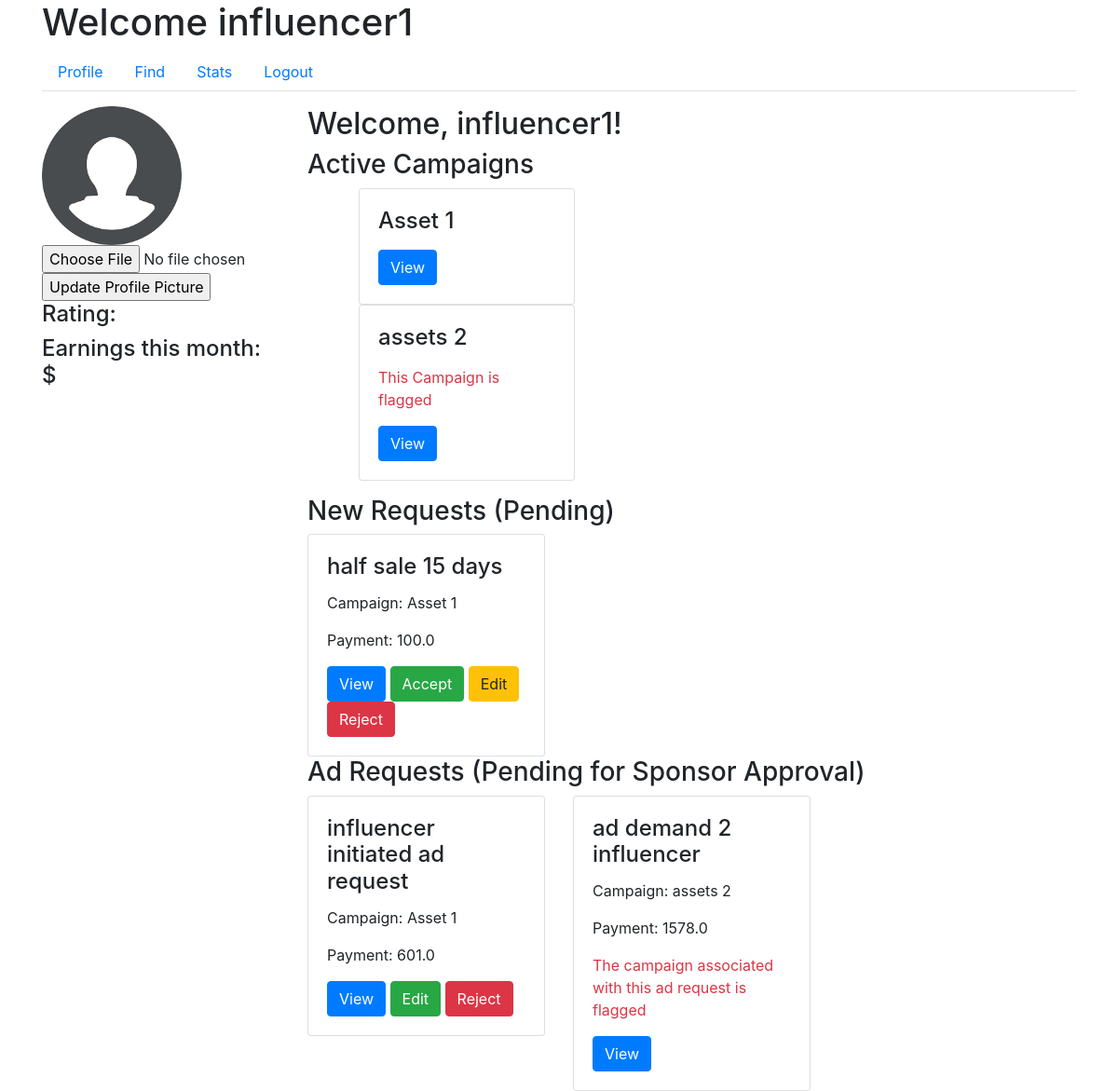
The app's page /influencer/profile (signed in), older data.
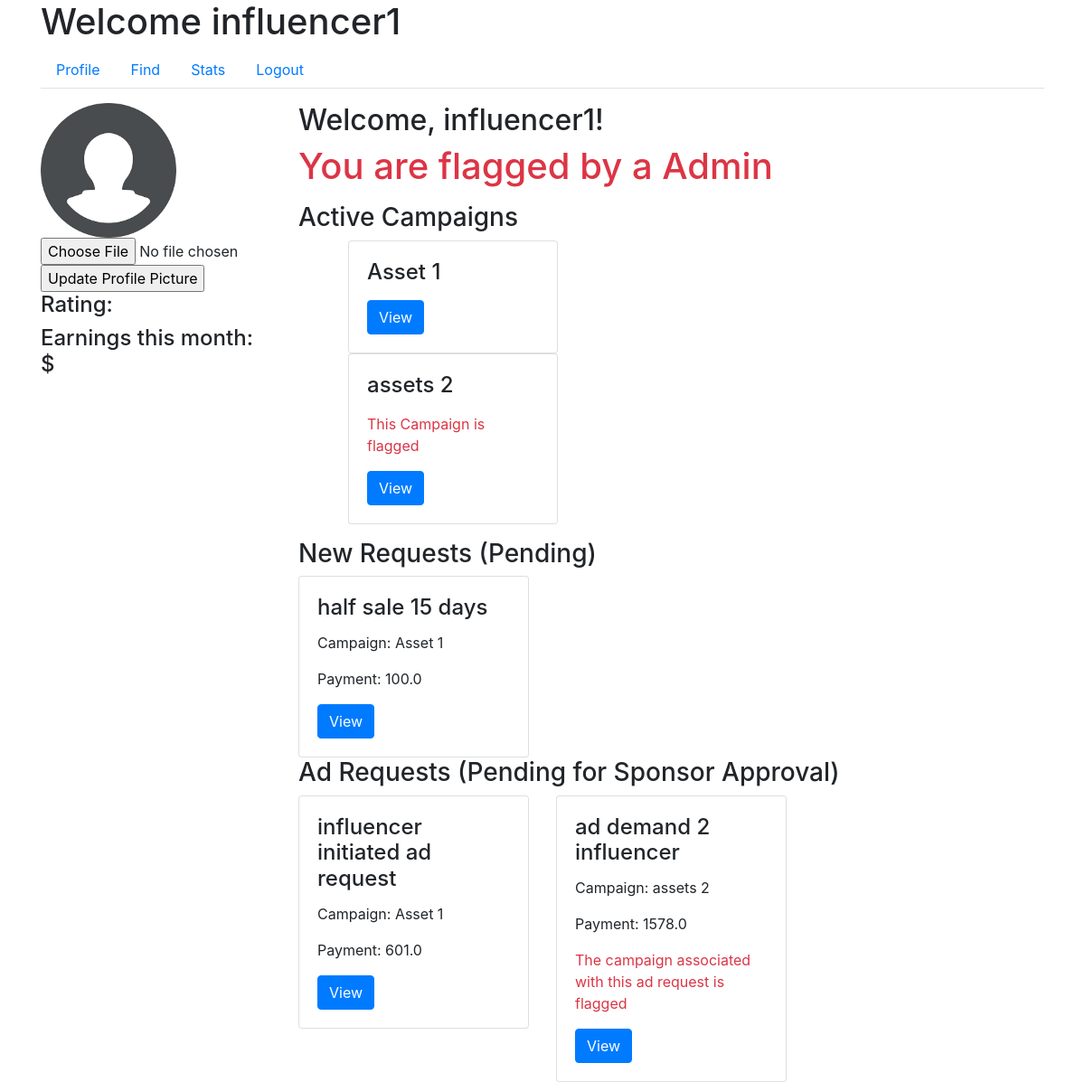
The same page, newer data.
### app/models.py (models this page shows, shortened)
class User(UserMixin, db.Model):
    id = db.Column(db.Integer, primary_key=True)
    username = db.Column(db.String(64), unique=True, nullable=False)
    email = db.Column(db.String(120), unique=True, nullable=False)
    password_hash = db.Column(db.String(128), nullable=False)
    role = db.Column(db.String(20), nullable=False)
    industry = db.Column(db.String(120))  # For Sponsors
    platforms = db.Column(db.Text)  # For Influencers
    category = db.Column(db.String(120))  # For Influencers
    niche = db.Column(db.String(120))  # For Influencers
    profile_pic = db.Column(db.String(20), nullable=False, default='download.png')
    flag = db.Column(db.Boolean, default=False, nullable=False)  # Add flag column

class Campaign(db.Model):
    id = db.Column(db.Integer, primary_key=True)
    name = db.Column(db.String(100), nullable=False)
    description = db.Column(db.Text, nullable=False)
    budget = db.Column(db.Float, nullable=False)
    visibility = db.Column(db.String(10), nullable=False)  # 'public', 'private'
    start_date = db.Column(db.Date, nullable=False)
    end_date = db.Column(db.Date, nullable=False)
    user_id = db.Column(db.Integer, db.ForeignKey('user.id'), nullable=False)
    ad_requests = db.relationship('AdRequest', backref='campaign', lazy=True)
    flag = db.Column(db.Boolean, default=False, nullable=False)  # Add flag column

class AdRequest(db.Model):
    id = db.Column(db.Integer, primary_key=True)
    campaign_id = db.Column(db.Integer, db.ForeignKey('campaign.id'), nullable=False)
    influencer_id = db.Column(db.Integer, db.ForeignKey('user.id'), nullable=False)
    requirements = db.Column(db.Text, nullable=False)
    payment_amount = db.Column(db.Float, nullable=False)
    status_influencer = db.Column(db.String(10), nullable=False)
    status_sponsor = db.Column(db.String(10), nullable=False)

### app/routes.py (the view)
@main.route('/influencer/profile')
@login_required
def influencer_profile():
    if current_user.role != 'influencer':
        return redirect(url_for('main.home'))
    influencer = current_user
    public_influencer = User.query.filter_by(username='Public').first()
    active_campaigns = Campaign.query.join(AdRequest, Campaign.id == AdRequest.campaign_id)\
    .filter(AdRequest.status_influencer == 'Accepted', ((AdRequest.influencer_id == influencer.id) | (AdRequest.influencer_id == public_influencer.id))).all()
    print(active_campaigns)
    new_requests = AdRequest.query.filter(
        (AdRequest.influencer_id == public_influencer.id) |
        (AdRequest.influencer_id == influencer.id),
        AdRequest.status_influencer == 'Pending'
    ).all()
    sponsor_pending_request = AdRequest.query.filter_by(influencer_id=influencer.id, status_sponsor='Pending').all()
    return render_template('influencer_profile.html',
                           influencer=influencer,
                           active_campaigns=active_campaigns,
                           new_requests=new_requests,
                           sponsor_pending_request=sponsor_pending_request)

### app/models.py (called while the page is built)
@login_manager.user_loader
def load_user(user_id):
    return User.query.get(int(user_id))

### app/templates/influencer_profile.html (shortened to what this page needs)
{% extends "influencer_dashboard.html" %}
{% block tab_content %}
<div class="row">
    <div class="col-md-3">
        <div class="profile-sidebar">
            <img src="{{ url_for('static', filename='profile_pics/' + current_user.profile_pic) }}" alt="Profile Picture">
            <form action="{{ url_for('main.update_profile_pic') }}" method="POST" enctype="multipart/form-data">
                <input type="file" name="profile_pic">
                <input type="submit" value="Update Profile Picture">
            </form>
            <div class="profile-stats">
                <h4>Rating: {{ influencer.rating }}</h4>
                <h4>Earnings this month: ${{ influencer.earnings }}</h4>
            </div>
        </div>
    </div>
    <div class="col-md-9">
        <div class="profile-main">
            <h2>Welcome, {{ current_user.username }}!</h2>
            {% if current_user.flag == 1 %}
                <h1><p class="text-danger">You are flagged by a Admin</p></h1>
            {% endif %}
            <h3>Active Campaigns</h3>
            <ul>
                {% for campaign in active_campaigns %}
                <div class="col-md-4">
                    <div class="request-box card">
                        <div class="card-body">
                            <h4 class="card-title">{{ campaign.name }}</h4>
                            {% if campaign.flag == 1 %}
                                <p class="text-danger">This Campaign is flagged</p>
                            {% endif %}
                            <button class="btn btn-primary" data-toggle="modal" data-target="#campaignModal" data-id="{{ campaign.id }}">View</button>
                        </div>
                    </div>
                </div>
                {% endfor %}
            </ul>
            <h3>New Requests (Pending)</h3>
            <div class="row">
                {% for request in new_requests %}
                <div class="col-md-4">
                    <div class="request-box card">
                        <div class="card-body">
                            <h4 class="card-title">{{ request.requirements }}</h4>
                            <p class="card-text">Campaign: {{ request.campaign.name }}</p>
                            <p class="card-text">Payment: {{ request.payment_amount }}</p>
                            <button class="btn btn-primary" data-toggle="modal" data-target="#adRequestModal" data-id="{{ request.id }}">View</button>
                            {% if request.campaign.flag == 0 and current_user.flag == 0 %}
                                <a href="{{ url_for('main.accept_request_influencer', id=request.id) }}" class="btn btn-success">Accept</a>
                                <a href="{{ url_for('main.edit_ad_request_infl', id=request.id) }}" class="btn btn-warning">Edit</a>
                                <a href="{{ url_for('main.reject_request_influencer', id=request.id) }}" class="btn btn-danger">Reject</a>
                            {% endif %}
                        </div>
                    </div>
                </div>
                {% endfor %}
            </div>
            <h3>Ad Requests (Pending for Sponsor Approval)</h3>
            <div class="row">
                {% for request in sponsor_pending_request %}
                <div class="col-md-4">
                    <div class="request-box card">
                        <div class="card-body">
                            <h4 class="card-title">{{ request.requirements }}</h4>
                            <p class="card-text">Campaign: {{ request.campaign.name }}</p>
                            <p class="card-text">Payment: {{ request.payment_amount }}</p>
                            {% if request.campaign.flag == 1 %}
                                <p class="text-danger">The campaign associated with this ad request is flagged</p>
                            {% endif %}
                            <button class="btn btn-primary" data-toggle="modal" data-target="#adRequestModal" data-id="{{ request.id }}">View</button>
                            {% if request.campaign.flag == 0 and current_user.flag == 0 %}
                                <a href="{{ url_for('main.edit_ad_request_infl', id=request.id) }}" class="btn btn-success">Edit</a>
                                <a href="{{ url_for('main.reject_request_influencer', id=request.id) }}" class="btn btn-danger">Reject</a>
                            {% endif %}
                        </div>
                    </div>
                </div>
                {% endfor %}
            </div>
        </div>
    </div>
</div>
{% endblock %}

### app/templates/influencer_dashboard.html (shortened to what this page needs)
{% extends "base.html" %}
{% block content %}
<h1>Welcome {{ current_user.username }}</h1>
<ul class="nav nav-tabs">
    <li class="nav-item">
        <a class="nav-link" href="{{ url_for('main.influencer_profile') }}">Profile</a>
    </li>
    <li class="nav-item">
        <a class="nav-link" href="{{ url_for('main.influencer_find') }}">Find</a>
    </li>
    <li class="nav-item">
        <a class="nav-link" href="{{ url_for('main.influencer_stats') }}">Stats</a>
    </li>
    <li class="nav-item">
        <a class="nav-link" href="{{ url_for('main.logout') }}">Logout</a>
    </li>
</ul>
<div class="tab-content mt-3">
    {% block tab_content %}{% endblock %}
</div>
{% endblock %}

### app/templates/base.html (shortened to what this page needs)
<!DOCTYPE html>
<html lang="en">
<head>
    <link rel="stylesheet" href="https://maxcdn.bootstrapcdn.com/bootstrap/4.0.0/css/bootstrap.min.css">
    <link href="https://stackpath.bootstrapcdn.com/bootstrap/4.3.1/css/bootstrap.min.css" rel="stylesheet">
    <link rel="stylesheet" href="{{ url_for('static', filename='css/styles.css') }}">
</head>
<body>
    <div class="container">
        {% block content %}{% endblock %}
    </div>
</body>
</html>

### app/static/css/styles.css (style rules this page uses)
.profile-sidebar img { max-width: 150px; max-height: 150px; object-fit: cover; }

Row changes from the older to the newer data that the page shows:
changed User "influencer1": flag False → True (drawn)
shown differently, row unchanged: AdRequest "half sale 15 days": no longer shows "Accept Edit Reject"
shown differently, row unchanged: AdRequest "influencer initiated ad request": no longer shows "Edit Reject"
Text that changed along with them:
text now shown: "You are flagged by a Admin"
